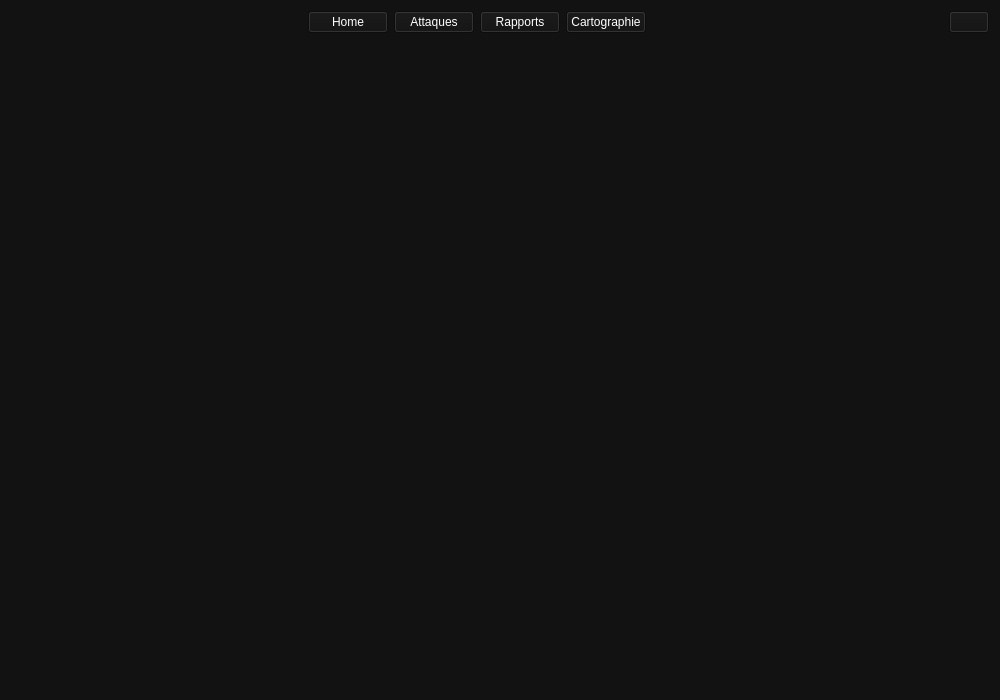
<?xml version="1.0" encoding="UTF-8"?>
<ui version="4.0">
 <class>Rapports</class>
 <widget class="QWidget" name="Rapports">
  <property name="geometry">
   <rect>
    <x>0</x>
    <y>0</y>
    <width>1000</width>
    <height>700</height>
   </rect>
  </property>
  <property name="windowTitle">
   <string>Rapports</string>
  </property>
  <property name="styleSheet">
   <string notr="true">background-color: #121212;
color: white;
</string>
  </property>
  <layout class="QGridLayout" name="gridLayout_2">
   <item row="0" column="0">
    <layout class="QGridLayout" name="gridLayoutMenuRapports">
     <item row="0" column="1">
      <widget class="QPushButton" name="pushButtonHomeRapports">
       <property name="styleSheet">
        <string notr="true">QPushButton {
    background-color: #00C853; /* Vert */
    color: white;
    font-weight: bold;
    border-radius: 5px;
    padding: 8px;
}
QPushButton:hover {
    background-color: #009624; / survol */
}</string>
       </property>
       <property name="text">
        <string>Home</string>
       </property>
      </widget>
     </item>
     <item row="0" column="0">
      <spacer name="horizontalSpacer">
       <property name="orientation">
        <enum>Qt::Orientation::Horizontal</enum>
       </property>
       <property name="sizeHint" stdset="0">
        <size>
         <width>40</width>
         <height>20</height>
        </size>
       </property>
      </spacer>
     </item>
     <item row="0" column="4">
      <widget class="QPushButton" name="pushButtonCartographieRapports">
       <property name="styleSheet">
        <string notr="true">QPushButton {
    background-color: #00C853; /* Vert */
    color: white;
    font-weight: bold;
    border-radius: 5px;
    padding: 8px;
}
QPushButton:hover {
    background-color: #009624; / survol */
}</string>
       </property>
       <property name="text">
        <string>Cartographie</string>
       </property>
      </widget>
     </item>
     <item row="0" column="6">
      <widget class="QPushButton" name="pushButton">
       <property name="text">
        <string/>
       </property>
      </widget>
     </item>
     <item row="0" column="2">
      <widget class="QPushButton" name="pushButtonAttaquesRapports">
       <property name="styleSheet">
        <string notr="true">QPushButton {
    background-color: #00C853; /* Vert */
    color: white;
    font-weight: bold;
    border-radius: 5px;
    padding: 8px;
}
QPushButton:hover {
    background-color: #009624; / survol */
}</string>
       </property>
       <property name="text">
        <string>Attaques</string>
       </property>
      </widget>
     </item>
     <item row="0" column="3">
      <widget class="QPushButton" name="pushButtonRapportsRapports">
       <property name="styleSheet">
        <string notr="true">QPushButton {
    background-color: #00C853; /* Vert */
    color: white;
    font-weight: bold;
    border-radius: 5px;
    padding: 8px;
}
QPushButton:hover {
    background-color: #009624; / survol */
}</string>
       </property>
       <property name="text">
        <string>Rapports</string>
       </property>
      </widget>
     </item>
     <item row="0" column="5">
      <spacer name="horizontalSpacer_2">
       <property name="orientation">
        <enum>Qt::Orientation::Horizontal</enum>
       </property>
       <property name="sizeHint" stdset="0">
        <size>
         <width>40</width>
         <height>20</height>
        </size>
       </property>
      </spacer>
     </item>
    </layout>
   </item>
   <item row="1" column="0">
    <layout class="QGridLayout" name="gridLayout">
     <item row="0" column="0">
      <spacer name="verticalSpacer">
       <property name="orientation">
        <enum>Qt::Orientation::Vertical</enum>
       </property>
       <property name="sizeHint" stdset="0">
        <size>
         <width>20</width>
         <height>40</height>
        </size>
       </property>
      </spacer>
     </item>
    </layout>
   </item>
  </layout>
 </widget>
 <resources/>
 <connections/>
</ui>
